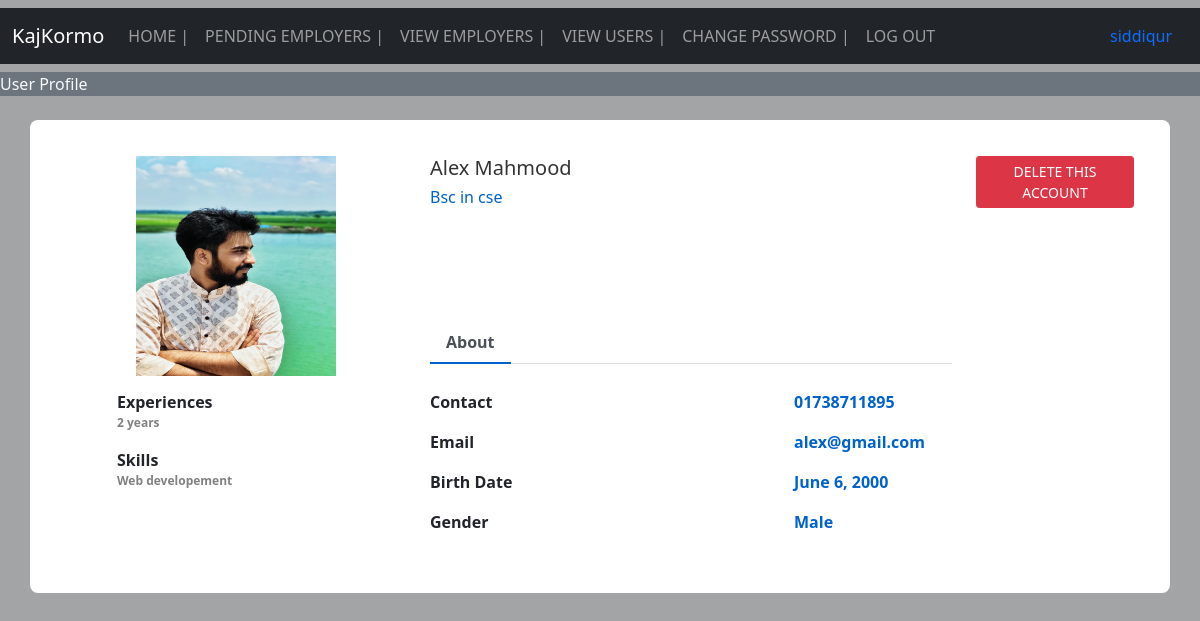
Screenshot of /admins/view_profile_user/2 (signed in) with the database file from the repository.
### applicants/models.py (models this page shows, shortened)
class Candidate(models.Model):
    contact = models.CharField(max_length=15)
    image = models.FileField(upload_to="candidate/images", null=True)
    education = models.CharField(max_length=50,null=True)
    experience = models.CharField(max_length=50,null=True)
    skill = models.CharField(max_length=50,null=True)
    gender = models.CharField(max_length=15,null=True)
    birth_date = models.DateField()
    type = models.CharField(max_length=15,null=True)
    user = OneToOneField(User, on_delete=CASCADE, null=True)

### admins/views.py (the view)
# urls.py: path('view_profile_user/<int:pid>', view_profile_user, name="view_profile_user"),
def view_profile_user(request,pid):
    if not request.user.is_authenticated:
        return redirect('admin_login')
    candidate = Candidate.objects.get(id=pid)
    d = {'candidate': candidate}
    return render(request, 'admins/view_profile_user.html', d)

### templates/admins/view_profile_user.html (shortened to what this page needs)
{% extends 'admin_navigation.html' %}
{% block head %}
<link href="/static/css/user_home.css" rel="stylesheet">
{% endblock head %}
{% block body %}
<marquee class="bg-secondary text-light" width="100%" direction="right" height="25px">
  User Profile
</marquee>
<div class="container emp-profile">
    <form method="post">
        <div class="row">
            <div class="col-md-4">
                <div class="profile-img">
                    <img src="{{candidate.image.url}}"alt="">
                </div>
            </div>
            <div class="col-md-6">
                <div class="profile-head">
                    <h5>
                        {{candidate.user.first_name}} {{candidate.user.last_name}}
                    </h5>
                    <h6>
                        {{candidate.education}}
                    </h6>
                    <ul class="nav nav-tabs about" id="myTab" role="tablist">
                        <li class="nav-item">
                            <button class="nav-link active disabled" id="home-tab" data-toggle="tab" role="tab" aria-controls="home" aria-selected="true">About</button>
                        </li>
                    </ul>
                </div>
            </div>
            <div class="col-md-2">
                <a href="{% url 'delete_user' candidate.user.id %}" class="btn btn-danger btn-sm" onclick="return confirm('Are You Sure?')">DELETE THIS ACCOUNT</a>
            </div>
        </div>
        <div class="row">
            <div class="col-md-4">
                <div class="profile-work">
                    <div>
                        <label for="">Experiences</label>
                        <p>{{candidate.experience}}</p>
                    </div>
                    <div>
                        <label for="">Skills</label>
                        <p>{{candidate.skill}}</p>
                    </div>
                </div>
            </div>
            <div class="col-md-8">
                <div class="tab-content profile-tab" id="myTabContent">
                    <div class="tab-pane fade show active" id="home" role="tabpanel" aria-labelledby="home-tab">
                        <div class="row">
                            <div class="col-md-6">
                                <label>Contact</label>
                            </div>
                            <div class="col-md-6">
                                <p>{{candidate.contact}}</p>
                            </div>
                        </div>
                        <div class="row">
                            <div class="col-md-6">
                                <label>Email</label>
                            </div>
                            <div class="col-md-6">
                                <p>{{candidate.user.username}}</p>
                            </div>
                        </div>
                        <div class="row">
                            <div class="col-md-6">
                                <label>Birth Date</label>
                            </div>
                            <div class="col-md-6">
                                <p>{{candidate.birth_date}}</p>
                            </div>
                        </div>
                        <div class="row">
                            <div class="col-md-6">
                                <label>Gender</label>
                            </div>
                            <div class="col-md-6">
                                <p>{{candidate.gender}}</p>
                            </div>
                        </div>
                    </div>
                </div>
            </div>
        </div>
    </form>
</div>
{% endblock body %}

### templates/admin_navigation.html (shortened to what this page needs)
{% load static %}
<!doctype html>
<html lang="en">
  <head>
    <link href="https://cdn.jsdelivr.net/npm/bootstrap@5.0.1/dist/css/bootstrap.min.css" rel="stylesheet">
    <link rel="stylesheet" href="//cdn.datatables.net/1.10.24/css/jquery.dataTables.min.css">
    <link rel="stylesheet" href="https://cdn.datatables.net/buttons/1.7.0/css/buttons.dataTables.min.css">
    {% block head %} {% endblock head %}
  </head>
  <body>
    <nav class="navbar navbar-expand-lg navbar-dark bg-dark my-2">
        <div class="container-fluid">
          <a class="navbar-brand">KajKormo</a>
          <div class="collapse navbar-collapse" id="navbarSupportedContent">
            <ul class="navbar-nav me-auto mb-2 mb-lg-0">
              <li class="nav-item">
                <a class="nav-link" aria-current="page" href="/admins/admin_home">HOME |</a>
              </li>
              <li class="nav-item">
                <a class="nav-link" href="/admins/employers_pending">PENDING EMPLOYERS |</a>
              </li>
              <li class="nav-item">
                <a class="nav-link" href="/admins/view_employers">VIEW EMPLOYERS |</a>
              </li>
              <li class="nav-item">
                <a class="nav-link" href="/admins/view_users">VIEW USERS |</a>
              </li>
              <li class="nav-item">
                <a class="nav-link" href="/admins/change_password_admin">CHANGE PASSWORD |</a>
              </li>
              <li class="nav-item">
                <a class="nav-link" href="/admins/logout_user_admin">LOG OUT</a>
              </li>
            </ul>
            <li class="nav-item d-flex">
              <a class="nav-link" href="/admins/admin_home"> {{request.user.username}} </a>
            </li>
          </div>
        </div>
      </nav>
      {% block body %} {% endblock body %}
  </body>
</html>

### static/css/user_home.css (style rules this page uses)
body { background: -webkit-linear-gradient(left, #a3a4a5, #a3a4a5); }
.emp-profile { padding: 3%; margin-top: 2%; margin-bottom: 2%; border-radius: 0.5rem; background: #fff; }
.profile-img { text-align: center; }
.profile-img img { width: 200px; height: 220px; }
.profile-head h5 { color: #333; }
.profile-head h6 { color: #0062cc; }
.profile-head .nav-tabs { margin-bottom:5%; }
.profile-head .nav-tabs .nav-link { font-weight:600; border: none; }
.profile-head .nav-tabs .nav-link.active { border: none; border-bottom:2px solid #0062cc; }
.profile-work { padding: 15%; margin-top: -15%; }
.profile-work p { font-size: 12px; color: #818182; font-weight: 700; }
.profile-tab label { font-weight: 600; }
.profile-tab p { font-weight: 600; color: #0062cc; }
h6 { margin-bottom: 22%; }

### templates/admin_navigation.html (style rules this page uses)
label { font-weight: bold; }

### rows the page displays
Candidate: image (picture), user.first_name "Alex", user.last_name "Mahmood", education "Bsc in cse", experience "2 years", skill "Web developement", contact "01738711895", user.username "alex@gmail.com", birth_date "June 6, 2000", gender "Male"

### other values shown
{{ request.user.username }} "siddiqur"
